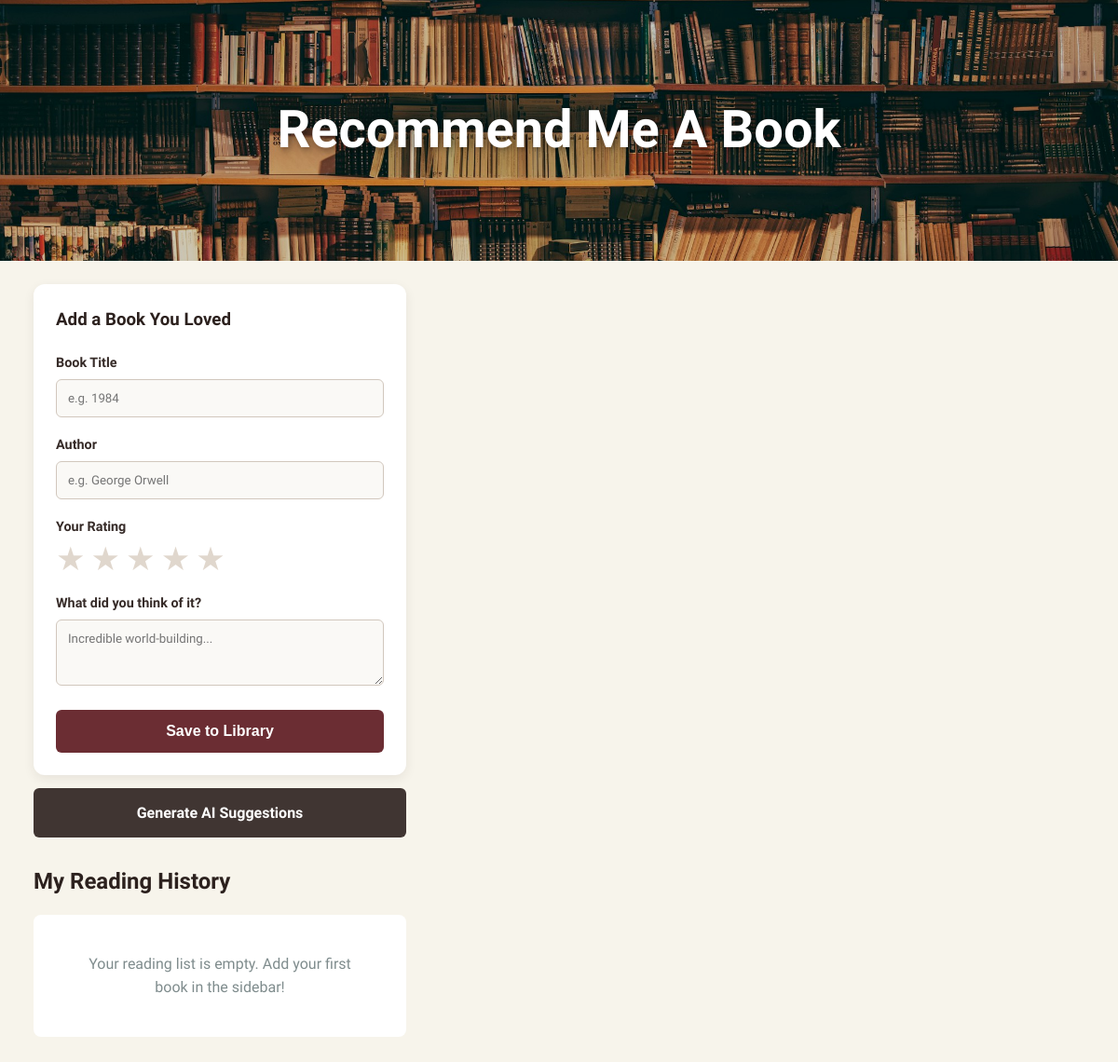
Before: / with the older database file.
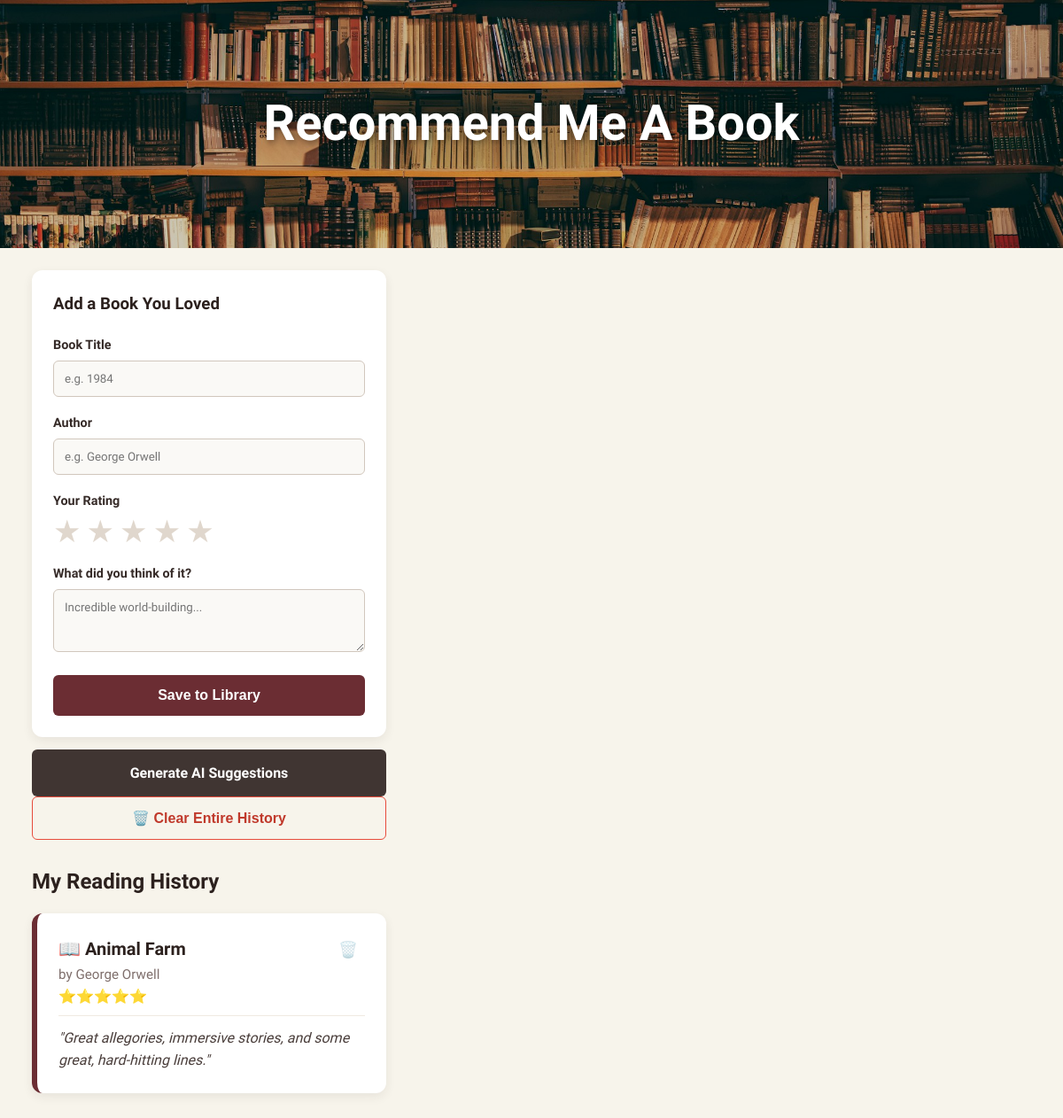
After: the same page with the newer database file.
### tables this page shows
CREATE TABLE books (
            id INTEGER PRIMARY KEY AUTOINCREMENT,
            title TEXT NOT NULL,
            author TEXT NOT NULL,
            notes TEXT NOT NULL,
            rating INTEGER NOT NULL DEFAULT 5
        );

### app.py (the view)
@app.route("/")
def home():
    conn = get_db_connection()
    all_books = conn.execute("SELECT * FROM books").fetchall()
    conn.close()
    return render_template("index.html", books=all_books, recommendations=None)

### app.py (called while the page is built)
def get_db_connection():
    conn = sqlite3.connect("books.db")
    conn.row_factory = sqlite3.Row
    return conn

### templates/index.html (shortened to what this page needs)
<!DOCTYPE html>
<html lang="en">
<head>
    <link rel="stylesheet" href="{{ url_for('static', filename='style.css') }}">
</head>
<body>
    <section class="hero-image">
        <h1 class="hero-text">Recommend Me A Book</h1>
    </section>
    <div class="page-container">
        <aside class="sidebar">
            <div class="card form-container">
                <h3>Add a Book You Loved</h3>
                <form action="/add" method="POST">
                    <div class="form-group">
                        <label for="title">Book Title</label>
                        <input type="text" id="title" name="title" required placeholder="e.g. 1984">
                    </div>
                    <div class="form-group">
                        <label for="author">Author</label>
                        <input type="text" id="author" name="author" required placeholder="e.g. George Orwell">
                    </div>
                    <div class="form-group">
                        <label>Your Rating</label>
                        <div id="interactive-stars" class="star-rating">
                            <span class="interactive-star" data-value="1">★</span>
                            <span class="interactive-star" data-value="2">★</span>
                            <span class="interactive-star" data-value="3">★</span>
                            <span class="interactive-star" data-value="4">★</span>
                            <span class="interactive-star" data-value="5">★</span>
                        </div>
                    </div>
                    <div class="form-group">
                        <label for="notes">What did you think of it?</label>
                        <textarea id="notes" name="notes" rows="3" required placeholder="Incredible world-building..."></textarea>
                    </div>
                    <button type="submit" class="btn btn-primary">Save to Library</button>
                </form>
            </div>
            <a href="/recommend" class="btn btn-secondary">Generate AI Suggestions</a>
            {% if books %}
            <form action="/clear" method="POST" class="confirm-required" data-message="Are you sure you want to completely clear your history? This will delete all your entries permanently.">
                <button type="submit" class="btn btn-danger">🗑️ Clear Entire History</button>
            </form>
            {% endif %}
            <div class="history-section">
                <h2>My Reading History</h2>
                <div id="book-list">
                    {% for book in books %}
                        <div class="card book-card">
                            <div class="book-header">
                                <div>
                                    <h3>📖 {{ book['title'] }}</h3>
                                    <span class="book-author">by {{ book['author'] }}</span>
                                    <div class="star-display">
                                        {% for _ in range(book['rating']) %}⭐{% endfor %}
                                    </div>
                                </div>
                                <form action="/delete/{{ book['id'] }}" method="POST" class="confirm-required" data-message="Are you sure you want to delete '{{ book['title'] }}'?">
                                    <button type="submit" class="delete-icon-btn" title="Delete book">🗑️</button>
                                </form>
                            </div>
                            <p class="book-notes"><em>"{{ book['notes'] }}"</em></p>
                        </div>
                    {% else %}
                        <p class="empty-state">Your reading list is empty. Add your first book in the sidebar!</p>
                    {% endfor %}
                </div>
            </div>
        </aside>
        <main class="main-content">
        </main>
    </div>
</body>
</html>

### static/style.css (style rules this page uses)
body { font-family: 'Google Sans'; background-color: #F7F4EB; color: rgb(54, 43, 40); margin: 0; padding: 0; line-height: 1.6; }
h1, h2, h3 { color: rgb(44, 33, 30); margin-top: 0; }
.hero-image { background-image: url("images/libraryheader.jpg"); height: 280px; background-position: center; background-repeat: no-repeat; background-size: cover; display: flex; justify-content: center; align-items: center; box-shadow: inset 0 0 0 2000px rgba(0, 0, 0, 0.2); }
.hero-text { color: white; font-size: 3.5rem; font-weight: 700; text-align: center; margin: 0; text-shadow: 2px 2px 8px rgba(0,0,0,0.5); }
.page-container { max-width: 1350px; width: 94%; margin: 0 auto; padding: 25px 0; display: grid; grid-template-columns: 400px 1fr; gap: 30px; }
.card { background: white; padding: 24px; border-radius: 12px; box-shadow: 0 4px 12px rgba(54, 43, 40, 0.08); margin-bottom: 24px; box-sizing: border-box; }
.form-group { margin-bottom: 18px; }
label { display: block; font-weight: 600; margin-bottom: 6px; font-size: 0.9rem; }
input[type="text"], textarea { width: 100%; padding: 12px; border: 1px solid #d1c7bd; border-radius: 6px; box-sizing: border-box; font-family: inherit; background-color: #faf9f6; transition: border-color 0.2s, box-shadow 0.2s; }
.btn { width: 100%; padding: 14px 20px; font-size: 16px; font-weight: 600; border-radius: 6px; cursor: pointer; border: none; display: block; text-align: center; text-decoration: none; box-sizing: border-box; transition: background-color 0.2s, transform 0.1s; }
.btn-primary { background-color: #6B2D33; color: white; }
.btn-secondary { background-color: rgb(64, 53, 50); color: white; margin-top: -10px; }
.book-card { border-left: 6px solid #6B2D33; }
.book-header { display: flex; justify-content: space-between; align-items: baseline; border-bottom: 1px solid #f0eae1; padding-bottom: 8px; margin-bottom: 12px; }
.book-header h3 { margin: 0; font-size: 1.25rem; }
.book-author { color: #7f6f6c; font-size: 0.95rem; font-weight: 500; }
.book-notes { margin: 0; color: #4a3e3b; }
.history-section h2, .sidebar-column h2 { margin-top: 28px; margin-bottom: 16px; }
.btn-danger { margin-bottom: 25px; }
.btn-danger { background-color: transparent; color: #c0392b; border: 1px solid #e74c3c; }
.delete-icon-btn { background: none; border: none; cursor: pointer; font-size: 1.1rem; padding: 4px 8px; border-radius: 4px; opacity: 0.4; transition: opacity 0.2s, background-color 0.2s; }
.star-rating { display: flex; gap: 6px; margin-top: 4px; }
.interactive-star { font-size: 2.2rem; color: #e0d7cd; cursor: pointer; transition: color 0.1s ease-in-out, transform 0.1s ease; user-select: none; line-height: 1; }

Changed rows visible on the page:
added books: title "Animal Farm", author "George Orwell", rating 5 (drawn), notes "Great allegories, immersive stories, and some great, hard-hitting lines."
Other visible differences:
text no longer shown: "Your reading list is empty. Add your first book in the sidebar!"
text now shown: "🗑️ Clear Entire History"
